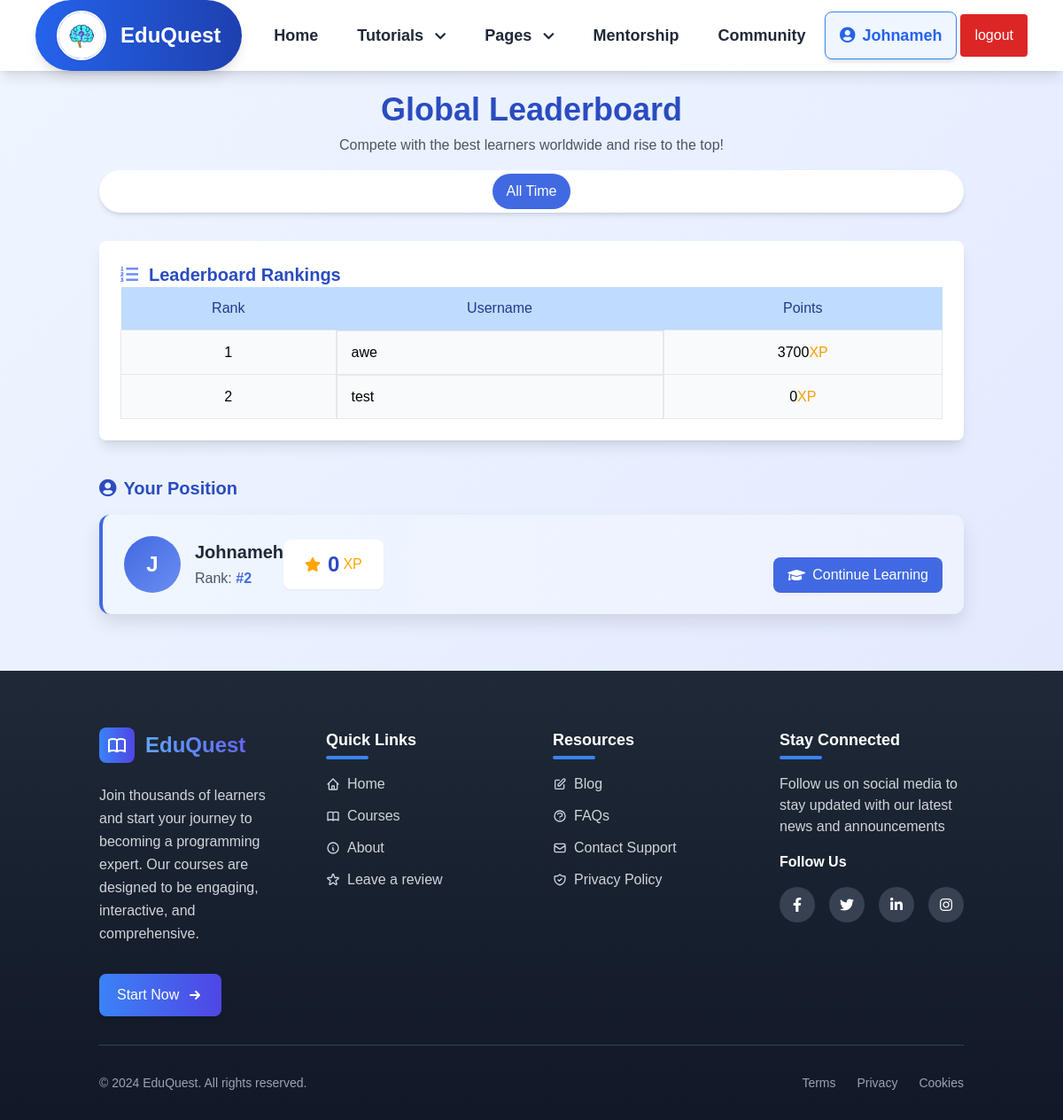
The app's page /pages/leaderboard_page.php (signed in) with its own data.
### tables this page shows
CREATE TABLE `users` (
  `id` int(100) NOT NULL,
  `user_id` varchar(30) NOT NULL,
  `username` varchar(30) NOT NULL,
  `name` varchar(50) NOT NULL,
  `email` varchar(50) NOT NULL,
  `password` varchar(255) NOT NULL,
  `bio` varchar(255) NOT NULL,
  `image_path` varchar(255) NOT NULL,
  `account_type` varchar(30) NOT NULL,
  `badge` varchar(255) NOT NULL,
  `score` int(11) NOT NULL DEFAULT 0,
  `level` int(11) DEFAULT 1,
  `completed_courses` text DEFAULT '[]',
  `fb` varchar(50) NOT NULL,
  `tw` varchar(50) NOT NULL,
  `yt` varchar(50) NOT NULL,
  `date` date DEFAULT NULL,
  `is_active` tinyint(1) DEFAULT 0,
  `signup_date` datetime DEFAULT current_timestamp()
);

### pages/assets/user_auth.php (called while the page is built)
<?php
function getUser(){
    $userId = $_SESSION['auth'];
    $query = "SELECT * from users where user_id = '$userId' LIMIT 1";
    $DB = new Database();
    $result = $DB->read($query);
    if ($result){
        $user_data = $result[0];
        return $user_data;
    }
}

### pages/php/db.php (called while the page is built, shortened)
<?php
    class Database
    {
        private $host = "localhost";
        private $username = "root";
        private $password = "";
        private $db = "learning_app";
        function connect()
        {
            $connection = mysqli_connect($this->host,$this->username,$this->password,$this->db);
            return $connection;
        }
        function read($query)
        {
            $conn = $this->connect();
            $result = mysqli_query($conn,$query);
        if(!$result)
        {
            return false;
        }else
        {
            $data = false;
            while($row = mysqli_fetch_assoc($result))
            {
                $data[] = $row;
            }
            return $data;
        }
        }
    }

### pages/assets/leaderboard_page_inc.php (called while the page is built, shortened)
<?php
$user_data = getUser();
$servername = "localhost";
$username = "root";
$password = "";
$dbname = "learning_app";
$conn = new mysqli($servername, $username, $password, $dbname);
$topUsersQuery = "SELECT username, score FROM users where account_type = 'learner' ORDER BY score DESC LIMIT 50";
$topUsersResult = $conn->query($topUsersQuery);
$user_id = $user_data["id"];
$currentUserId = $user_id;
$userPositionQuery = "
    SELECT username, score, FIND_IN_SET(score, (SELECT GROUP_CONCAT(score ORDER BY score DESC) FROM users)) AS position
    FROM users
    WHERE id = $currentUserId";
$currentUserResult = $conn->query($userPositionQuery);

### pages/leaderboard_page.php (the view, shortened to what this page needs)
<?php
include("./assets/header_pages.php");
include("./assets/leaderboard_page_inc.php");
?>
<!DOCTYPE html>
<html lang="en">
<head>
  <script src="https://cdn.tailwindcss.com"></script>
  <link
    href="https://cdnjs.cloudflare.com/ajax/libs/font-awesome/5.15.3/css/all.min.css"
    rel="stylesheet" />
</head>
<?php include("./assets/fab.php"); ?>
<body class="bg-gradient-to-br from-blue-50 to-indigo-100 font-poppins min-h-screen">
  <div class="container mx-auto p-4 md:p-6 max-w-5xl">
    <div class="text-center mb-8">
      <h1 class="text-3xl md:text-4xl font-bold text-primary-dark mb-2">Global Leaderboard</h1>
      <p class="text-gray-600">Compete with the best learners worldwide and rise to the top!</p>
      <div class="flex justify-center mt-4 bg-white rounded-full shadow-md inline-block p-1">
        <button class="px-4 py-2 rounded-full bg-primary text-white font-medium">All Time</button>
      </div>
    </div>
    <main>
      <div class="bg-white p-6 rounded-lg shadow-lg">
        <h2 class="text-xl font-semibold text-primary-dark flex items-center">
          <i class="fas fa-list-ol mr-3 text-primary-light"></i>
          Leaderboard Rankings
        </h2>
        <?php if ($topUsersResult->num_rows > 0): ?>
          <table class="w-full border-collapse bg-gray-50 rounded-lg overflow-y-auto">
            <thead>
              <tr class="bg-blue-200 text-blue-900">
                <th class="px-4 py-3 font-medium">Rank</th>
                <th class="px-4 py-3 font-medium">Username</th>
                <th class="px-4 py-3 font-medium">Points</th>
              </tr>
            </thead>
            <tbody>
              <?php $rowCount = 0; ?>
              <?php while ($row = $topUsersResult->fetch_assoc()): ?>
                <?php $rowCount++; ?>
                <tr class="hover:bg-blue-100 transition">
                  <td class="border px-4 py-3 text-center"><?php echo $rowCount; ?></td>
                  <td class="border px-4 py-3 flex items-center">
                    <?php echo htmlspecialchars($row['username']); ?>
                  </td>
                  <td class="border px-4 py-3 text-center"><?php echo htmlspecialchars($row['score']); ?><span class="text-amber-500">XP</span></td>
                </tr>
              <?php endwhile; ?>
            </tbody>
          </table>
        <?php else: ?>
          <p class="text-center text-gray-500 mt-6">No users found.</p>
        <?php endif; ?>
      </div>
      <div class="mt-10">
        <h2 class="text-xl font-semibold text-primary-dark mb-4 flex items-center">
          <i class="fas fa-user-circle mr-2"></i>
          Your Position
        </h2>
        <?php if ($currentUserResult->num_rows > 0): ?>
          <?php while ($row = $currentUserResult->fetch_assoc()): ?>
            <div class="bg-gradient-to-r from-blue-50 to-indigo-50 rounded-xl shadow-card p-6 border-l-4 border-primary">
              <div class="flex flex-col md:flex-row md:items-center justify-between">
                <div class="flex items-center mb-4 md:mb-0">
                  <div class="w-16 h-16 rounded-full bg-gradient-to-br from-primary to-primary-light text-white flex items-center justify-center text-2xl font-bold mr-4">
                    <?php echo substr(htmlspecialchars($row['username']), 0, 1); ?>
                  </div>
                  <div>
                    <h3 class="text-xl font-semibold text-gray-800"><?php echo htmlspecialchars($row['username']); ?></h3>
                    <div class="flex items-center mt-1">
                      <span class="text-gray-600 mr-4">Rank: <span class="font-bold text-primary">#<?php echo htmlspecialchars($row['position']); ?></span></span>
                    </div>
                  </div>
                  <div class="bg-white px-6 py-3 rounded-lg shadow-sm flex items-center">
                    <i class="fas fa-star text-accent mr-2"></i>
                    <span class="text-2xl font-bold text-primary-dark"><?php echo htmlspecialchars($row['score']); ?></span>
                    <span class="ml-1 text-accent font-medium">XP</span>
                  </div>
                </div>
                <div class="mt-6 flex flex-wrap gap-4">
                  <a href="../courses.php" class="bg-primary hover:bg-primary-dark text-white px-4 py-2 rounded-lg transition flex items-center">
                    <i class="fas fa-graduation-cap mr-2"></i>
                    Continue Learning
                  </a>
                </div>
              </div>
            <?php endwhile; ?>
          <?php else: ?>
            <p class="text-center text-gray-500">Current user not found.</p>
          <?php endif; ?>
            </div>
    </main>
  </div>
  <?php include("./assets/footer_pages.php") ?>
</body>
</html>

### pages/assets/header_pages.php (shortened to what this page needs)
<?php
include("./assets/user_auth.php");
$user_data = getUser();
?>
<!DOCTYPE html>
<html lang="en">
<head>
    <script src="https://cdn.tailwindcss.com"></script>
    <link href="https://cdnjs.cloudflare.com/ajax/libs/font-awesome/5.15.3/css/all.min.css" rel="stylesheet" />
</head>
<body>
    <nav id="content" class="hidden bg-white shadow-lg">
        <div class="max-w-6xl mx-auto px-4">
            <div class="flex justify-between">
                <div class="flex space-x-4">
                    <div class="flex items-center justify-center">
                        <span class="flex items-center mx-auto py-3 px-6 rounded-full shadow-lg bg-gradient-to-r from-blue-600 to-blue-800">
                            <img
                                alt="EduQuest Logo"
                                class="w-14 h-14 rounded-full border-2 border-white shadow-sm"
                                src="./img/brain.jpg" />
                            <span class="ml-4 text-2xl font-bold text-white">
                                EduQuest
                            </span>
                        </span>
                    </div>
                    <div class="hidden lg:flex items-center space-x-1">
                        <a class="py-4 px-5 text-gray-800 hover:text-blue-600 transition-all duration-300 ease-in-out font-semibold text-lg" href="../dashboard.php">
                            Home
                        </a>
                        <div class="relative" id="dropdown">
                            <button onclick="toggleDropdown()" class="py-4 px-5 text-gray-800 hover:text-blue-600 transition-all duration-300 ease-in-out font-semibold text-lg focus:outline-none">
                                Tutorials
                                <i class="fas fa-chevron-down ml-2 text-sm"></i>
                            </button>
                        </div>
                        <div class="relative">
                            <button id="pagesDropdownButton" class="py-4 px-5 text-gray-800 hover:text-blue-600 transition-all duration-300 ease-in-out font-semibold text-lg focus:outline-none">
                                Pages
                                <i class="fas fa-chevron-down ml-2 text-sm"></i>
                            </button>
                        </div>
                        <a class="py-4 px-5 text-gray-800 hover:text-blue-600 transition-all duration-300 ease-in-out font-semibold text-lg" href="./Learner_Mentor.php">
                            Mentorship
                        </a>
                        <a class="py-4 px-5 text-gray-800 hover:text-blue-600 transition-all duration-300 ease-in-out font-semibold text-lg" href="../forum/index.php">
                            Community
                        </a>
                    </div>
                </div>
                <div class="lg:flex items-center space-x-1 hidden">
                    <a href="../profile_page.php" class="flex items-center gap-4 py-3 px-4 rounded-lg shadow-md border border-blue-500 bg-blue-50 hover:bg-blue-100 hover:shadow-lg transition-all duration-300 ease-in-out space-x-3">
                        <span class="text-lg font-semibold text-blue-600 hover:text-blue-800">
                            <i class="fas fa-user-circle text-gray pe-2"></i><?= $user_data['username'] ?>
                        </span>
                    </a>
                    <a class="py-3 px-4 bg-red-600 text-white rounded hover:bg-red-500" href="../logout.php">
                        logout
                    </a>
                </div>
            </div>
        </div>
    </nav>
</body>
</html>

### records on screen
users: username "Johnameh", username "J", position "2", score "0"
users: username "awe", score "3700"
users: username "test", score "0"
